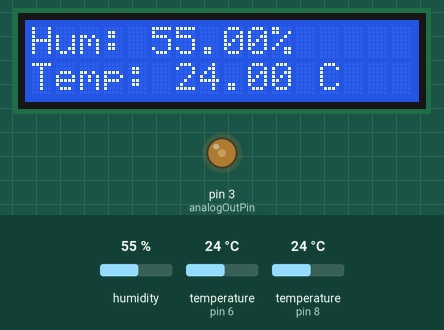
The sketch below on a simulated Arduino Uno, built with avr-gcc and run on an emulated ATmega328P. Parts: 16×2 character LCD, output pins drawn as LEDs (lit = HIGH). The test bench sets the inputs (shaded band); at power-on: temperature (sensors on pin 6, pin 8) 24 °C, humidity 55 %. The local clock reads 2024-03-15 10:24:30 at power-on unless the sketch sets it; what the sketch prints to the serial monitor is not drawn.

Above: at 4.0 s.
4.1 s: temperature (sensor on pin 6) set to 10.8 °C
At 6.4 s:
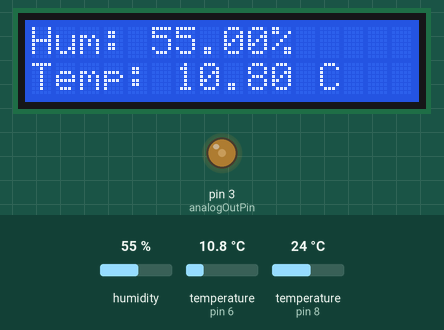
7.5 s: temperature (sensor on pin 6) set to 9.3 °C
At 8.4 s:
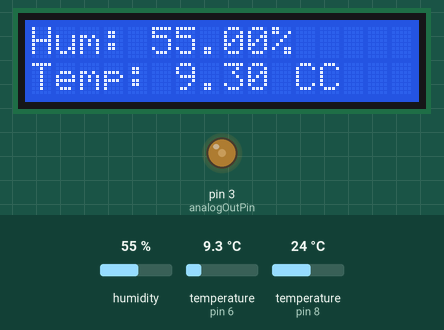
10.9 s: temperature (sensor on pin 8) set to 31 °C
At 14.2 s:
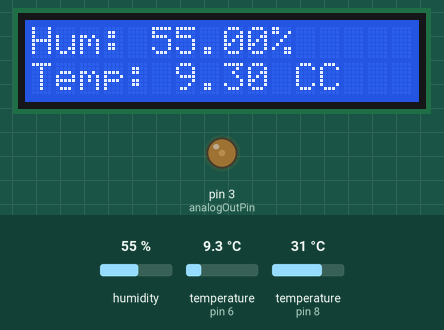
14.5 s: temperature (sensor on pin 6) set to 12 °C
At 15.9 s:
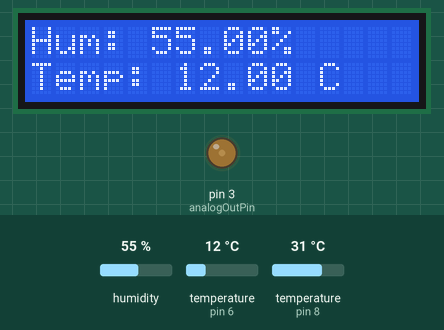
17.9 s: temperature (sensor on pin 8) set to 33 °C
At 20.7 s:
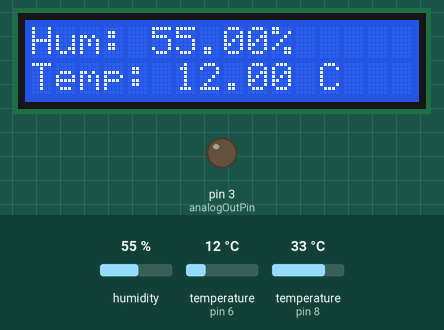
21.6 s: temperature (sensor on pin 6) set to 4 °C
At 23.5 s:
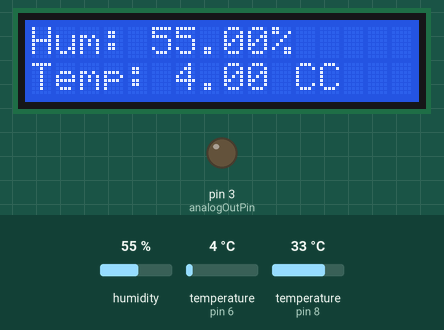
Timing chart, 0 to 25.0 s (numbered marks = the images above; inputs shaded):
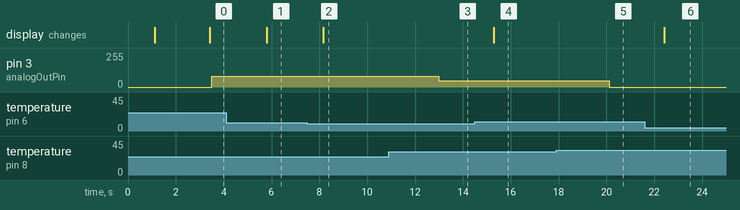

Measured:
- the behaviour switches between 10 and 9.9 °C on temperature (sensor on pin 6) (found by bisection; images 1 and 2)
- after the input at 4.1 s, the display: changes after 1.7 s (image 1)
- after the input at 7.5 s, the display: changes after 0.67 s (image 2)
- after the input at 10.9 s, pin 3 (analogOutPin): 80/255 → 47/255 after 2.1 s
- after the input at 14.5 s, the display: changes after 0.80 s (image 4)
- after the input at 17.9 s, pin 3 (analogOutPin): 47/255 → 0/255 after 2.2 s
- after the input at 21.6 s, the display: changes after 0.82 s (image 6)

The sketch:

Terrarium.ino
```cpp
#include <Wire.h>
#include <LiquidCrystal_I2C.h>
#include "DHT.h"
#include "RTClib.h"
#include <OneWire.h>
#include <DallasTemperature.h>

#define DHTPIN 6     // what digital pin we're connected to
#define DHTTYPE DHT22   // DHT 22  (AM2302), AM2321
#define analogInPin A0  // Analog input pin that the potentiometer is attached to
#define analogOutPin 3 // Analog output pin that the LED is attached to

DHT dht(DHTPIN, DHTTYPE);
LiquidCrystal_I2C lcd(0x3f, 16, 2);
RTC_DS3231 rtc;
OneWire  dsWire(8);
DallasTemperature ds(&dsWire);
DeviceAddress dsAddress;
DateTime now;
DateTime lastTime;

unsigned long lastMillis = 0;
bool powerOn = true;
int screen = 0;
int maxPower = 80;
float kP = 5;
float kI = 0.05;
float kD = 5;
float dsTempC = 0;
float setTempC = 32.0;
float integral = 0;
char daysOfTheWeek[7][12] = {"Sun", "Mon", "Tue", "Wed", "Thu", "Fri", "Sat"};


void setup() {
  delay(1000);

  TCCR2B = TCCR2B & 0b11111000 | 0x01;
  Serial.begin(9600);
  Serial.println("Starting after reboot");
  ds.begin();
  if (!ds.getAddress(dsAddress, 0)) Serial.println("Unable to find address for Device 0");
   // set the resolution to 12 bit (9-12)
  ds.setResolution(dsAddress, 12);
  Serial.print("Device 0 Resolution: ");
  Serial.print(ds.getResolution(dsAddress), DEC);
  Serial.println();
  dht.begin();
  lcd.begin();
  lcd.backlight();
  if (screen == 0)
  {
    lcd.setCursor(0, 0);
    lcd.print("  Snake Heater  ");
    lcd.setCursor(0, 1);
    lcd.print("    v. 0.1    ");
  }
  now=rtc.now();
  lastMillis = millis();
  integral = (maxPower / 2)/kI;
}

void loop() {

  /*sensorValue = analogRead(analogInPin);
  // map it to the range of the analog out:
  outputValue = map(sensorValue, 0, 1023, 0, 255);
  // change the analog out value:
  analogWrite(analogOutPin, outputValue);*/

  delay(1500);

  // Collecting data from sensors
  now = rtc.now();
  dsTempC = ds.getTempC(dsAddress);
  ds.requestTemperatures(); // Send the command to get temperature from ds18b20
  float h = dht.readHumidity();
  float t = dht.readTemperature();


  // Check for errors

  if (isnan(h) || isnan(t)) {
    lcd.clear();
    lcd.setCursor(0, 0);
    lcd.print("DHT read error!");
    Serial.println("DHT read error!");
    Serial.println();
    screen = 0;
    return;
  }
  if (! rtc.begin()) {
    lcd.clear();
    lcd.setCursor(0, 0);
    lcd.print("RTC error!");
    Serial.println("RTC error!");
    Serial.println();
    analogWrite(analogOutPin, 0);
    delay(3000);
    return;
  }

  if (now.second() < 30 && screen != 1)
  {
    lcd.clear();
    screen = 1;
  }
  if (now.second() >= 30 && screen != 2)
  {
    lcd.clear();
    screen = 2;
  }


  switch(screen)
  {
    case 1:
      lcd.setCursor(0, 0);
      if(now.day() < 10) lcd.print('0');
      lcd.print(now.day(), DEC);
      lcd.print('.');
      if(now.month() < 10) lcd.print('0');
      lcd.print(now.month(), DEC);
      lcd.print('.');
      lcd.print(now.year(), DEC);
      lcd.print(" (");
      lcd.print(daysOfTheWeek[now.dayOfTheWeek()]);
      lcd.print(") ");
      lcd.setCursor(0, 1);
      if(now.hour() < 10) lcd.print('0');
      lcd.print(now.hour(), DEC);
      lcd.print(':');
      if(now.minute() < 10) lcd.print('0');
      lcd.print(now.minute(), DEC);
      lcd.print(':');
      if(now.second() < 10) lcd.print('0');
      lcd.print(now.second(), DEC);
      lcd.print(" ");
      lcd.println(dsTempC);
      lcd.setCursor(14, 1);
      lcd.print(" C");
      delay(40);
      break;
    case 2:
      lcd.setCursor(0, 0);
      lcd.print("Hum: ");
      lcd.print(h);
      lcd.print("%");
      lcd.setCursor(0, 1);
      lcd.print("Temp: ");
      lcd.print(t);
      lcd.print(" C");
      delay(40);
      break;
    default:
    lcd.setCursor(0, 0);
    lcd.print("  Snake Heater  ");
    lcd.setCursor(0, 1);
    lcd.print("    v. 0.1    ");
    delay(2000);
    break;
  }

  if (now.minute() < 30 && !powerOn)
  {
    powerOn = true;
    integral = (maxPower / 2)/kI;
    lastMillis = millis();
  }
  if (now.minute() >= 30 && powerOn) powerOn = false;

  if (!powerOn)
  {
    analogWrite(analogOutPin, 0);
    Serial.print("temp = ");
    Serial.println(dsTempC);
    Serial.println("Night mode, heater off");
    Serial.println();
    return;
  }

  unsigned long currentMillis = millis();
  float timeDelta = (currentMillis - lastMillis)/1000.0;
  Serial.println(timeDelta);
  lastMillis = currentMillis;


  float dsTempCDelta = setTempC - dsTempC;
  float differential = dsTempCDelta/timeDelta;
  if(kP*dsTempCDelta+kD*differential <= 5) integral += dsTempCDelta*timeDelta;
  int processVariable = kP*dsTempCDelta+kI*integral+kD*differential+0.51;
  Serial.print("time = ");
  Serial.println(timeDelta);
  Serial.print("temp = ");
  Serial.println(dsTempC);
  Serial.print("offset = ");
  Serial.println(dsTempCDelta);
  Serial.print("integral = ");
  Serial.println(integral);
  Serial.print("differential = ");
  Serial.println(differential);
  Serial.print("output = ");
  Serial.println(processVariable);
  Serial.println();

  if (processVariable < 0 || dsTempC > setTempC+0.4) analogWrite(analogOutPin, 0);
    else if (processVariable > maxPower) analogWrite(analogOutPin, maxPower);
      else analogWrite(analogOutPin, processVariable);

}
```
